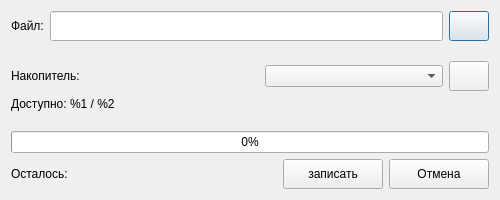
<?xml version="1.0" encoding="UTF-8"?>
<ui version="4.0">
 <class>Dialog</class>
 <widget class="QDialog" name="Dialog">
  <property name="geometry">
   <rect>
    <x>0</x>
    <y>0</y>
    <width>500</width>
    <height>200</height>
   </rect>
  </property>
  <property name="sizePolicy">
   <sizepolicy hsizetype="Minimum" vsizetype="Minimum">
    <horstretch>0</horstretch>
    <verstretch>0</verstretch>
   </sizepolicy>
  </property>
  <property name="minimumSize">
   <size>
    <width>500</width>
    <height>200</height>
   </size>
  </property>
  <property name="windowTitle">
   <string>Dialog</string>
  </property>
  <layout class="QVBoxLayout" name="verticalLayout_2">
   <item>
    <layout class="QHBoxLayout" name="horizontalLayout_2">
     <item>
      <widget class="QLabel" name="lbFile">
       <property name="sizePolicy">
        <sizepolicy hsizetype="Minimum" vsizetype="Minimum">
         <horstretch>0</horstretch>
         <verstretch>0</verstretch>
        </sizepolicy>
       </property>
       <property name="text">
        <string>Файл:</string>
       </property>
      </widget>
     </item>
     <item>
      <widget class="QLineEdit" name="leFile">
       <property name="sizePolicy">
        <sizepolicy hsizetype="Expanding" vsizetype="Fixed">
         <horstretch>0</horstretch>
         <verstretch>0</verstretch>
        </sizepolicy>
       </property>
       <property name="minimumSize">
        <size>
         <width>0</width>
         <height>30</height>
        </size>
       </property>
       <property name="maximumSize">
        <size>
         <width>16777215</width>
         <height>30</height>
        </size>
       </property>
       <property name="layoutDirection">
        <enum>Qt::LeftToRight</enum>
       </property>
      </widget>
     </item>
     <item>
      <widget class="QPushButton" name="btSelect">
       <property name="sizePolicy">
        <sizepolicy hsizetype="Fixed" vsizetype="Fixed">
         <horstretch>0</horstretch>
         <verstretch>0</verstretch>
        </sizepolicy>
       </property>
       <property name="minimumSize">
        <size>
         <width>40</width>
         <height>30</height>
        </size>
       </property>
       <property name="maximumSize">
        <size>
         <width>40</width>
         <height>30</height>
        </size>
       </property>
       <property name="toolTip">
        <string>Выбрать файл</string>
       </property>
       <property name="text">
        <string/>
       </property>
       <property name="icon">
        <iconset resource="icons.qrc">
         <normaloff>:/icons/catalog.png</normaloff>:/icons/catalog.png</iconset>
       </property>
       <property name="iconSize">
        <size>
         <width>28</width>
         <height>28</height>
        </size>
       </property>
      </widget>
     </item>
    </layout>
   </item>
   <item>
    <spacer name="verticalSpacer">
     <property name="orientation">
      <enum>Qt::Vertical</enum>
     </property>
     <property name="sizeHint" stdset="0">
      <size>
       <width>18</width>
       <height>18</height>
      </size>
     </property>
    </spacer>
   </item>
   <item>
    <layout class="QHBoxLayout" name="horizontalLayout_3">
     <item>
      <widget class="QLabel" name="lbStorage">
       <property name="sizePolicy">
        <sizepolicy hsizetype="Minimum" vsizetype="Minimum">
         <horstretch>0</horstretch>
         <verstretch>0</verstretch>
        </sizepolicy>
       </property>
       <property name="text">
        <string>Накопитель:</string>
       </property>
      </widget>
     </item>
     <item>
      <spacer name="horizontalSpacer_2">
       <property name="sizePolicy">
        <sizepolicy hsizetype="Minimum" vsizetype="Minimum">
         <horstretch>0</horstretch>
         <verstretch>0</verstretch>
        </sizepolicy>
       </property>
       <property name="orientation">
        <enum>Qt::Horizontal</enum>
       </property>
       <property name="sizeHint" stdset="0">
        <size>
         <width>37</width>
         <height>17</height>
        </size>
       </property>
      </spacer>
     </item>
     <item>
      <widget class="QComboBox" name="comboBox">
       <property name="sizePolicy">
        <sizepolicy hsizetype="Expanding" vsizetype="Fixed">
         <horstretch>0</horstretch>
         <verstretch>0</verstretch>
        </sizepolicy>
       </property>
       <property name="minimumSize">
        <size>
         <width>140</width>
         <height>0</height>
        </size>
       </property>
      </widget>
     </item>
     <item>
      <widget class="QPushButton" name="btMount">
       <property name="sizePolicy">
        <sizepolicy hsizetype="Fixed" vsizetype="Fixed">
         <horstretch>0</horstretch>
         <verstretch>0</verstretch>
        </sizepolicy>
       </property>
       <property name="minimumSize">
        <size>
         <width>40</width>
         <height>30</height>
        </size>
       </property>
       <property name="maximumSize">
        <size>
         <width>40</width>
         <height>30</height>
        </size>
       </property>
       <property name="text">
        <string/>
       </property>
       <property name="icon">
        <iconset resource="icons.qrc">
         <normaloff>:/icons/mount.png</normaloff>:/icons/mount.png</iconset>
       </property>
       <property name="iconSize">
        <size>
         <width>28</width>
         <height>28</height>
        </size>
       </property>
      </widget>
     </item>
    </layout>
   </item>
   <item>
    <widget class="QLabel" name="lbAvailable">
     <property name="sizePolicy">
      <sizepolicy hsizetype="Preferred" vsizetype="Fixed">
       <horstretch>0</horstretch>
       <verstretch>0</verstretch>
      </sizepolicy>
     </property>
     <property name="text">
      <string>Доступно: %1 / %2</string>
     </property>
    </widget>
   </item>
   <item>
    <spacer name="verticalSpacer_2">
     <property name="orientation">
      <enum>Qt::Vertical</enum>
     </property>
     <property name="sizeHint" stdset="0">
      <size>
       <width>18</width>
       <height>18</height>
      </size>
     </property>
    </spacer>
   </item>
   <item>
    <layout class="QVBoxLayout" name="verticalLayout">
     <item>
      <widget class="QProgressBar" name="prb">
       <property name="value">
        <number>0</number>
       </property>
      </widget>
     </item>
     <item>
      <layout class="QHBoxLayout" name="horizontalLayout">
       <item>
        <widget class="QLabel" name="lbProgres">
         <property name="sizePolicy">
          <sizepolicy hsizetype="Minimum" vsizetype="Fixed">
           <horstretch>0</horstretch>
           <verstretch>0</verstretch>
          </sizepolicy>
         </property>
         <property name="minimumSize">
          <size>
           <width>200</width>
           <height>20</height>
          </size>
         </property>
         <property name="maximumSize">
          <size>
           <width>16777215</width>
           <height>20</height>
          </size>
         </property>
         <property name="text">
          <string>Осталось:</string>
         </property>
        </widget>
       </item>
       <item>
        <spacer name="horizontalSpacer_3">
         <property name="orientation">
          <enum>Qt::Horizontal</enum>
         </property>
         <property name="sizeHint" stdset="0">
          <size>
           <width>40</width>
           <height>20</height>
          </size>
         </property>
        </spacer>
       </item>
       <item>
        <widget class="QPushButton" name="btWrite">
         <property name="sizePolicy">
          <sizepolicy hsizetype="Fixed" vsizetype="Fixed">
           <horstretch>0</horstretch>
           <verstretch>0</verstretch>
          </sizepolicy>
         </property>
         <property name="minimumSize">
          <size>
           <width>100</width>
           <height>30</height>
          </size>
         </property>
         <property name="maximumSize">
          <size>
           <width>100</width>
           <height>30</height>
          </size>
         </property>
         <property name="text">
          <string>записать</string>
         </property>
        </widget>
       </item>
       <item>
        <widget class="QPushButton" name="btCancel">
         <property name="sizePolicy">
          <sizepolicy hsizetype="Fixed" vsizetype="Fixed">
           <horstretch>0</horstretch>
           <verstretch>0</verstretch>
          </sizepolicy>
         </property>
         <property name="minimumSize">
          <size>
           <width>100</width>
           <height>30</height>
          </size>
         </property>
         <property name="maximumSize">
          <size>
           <width>100</width>
           <height>30</height>
          </size>
         </property>
         <property name="text">
          <string>Отмена</string>
         </property>
        </widget>
       </item>
      </layout>
     </item>
    </layout>
   </item>
  </layout>
 </widget>
 <layoutdefault spacing="6" margin="11"/>
 <resources>
  <include location="icons.qrc"/>
 </resources>
 <connections/>
</ui>
